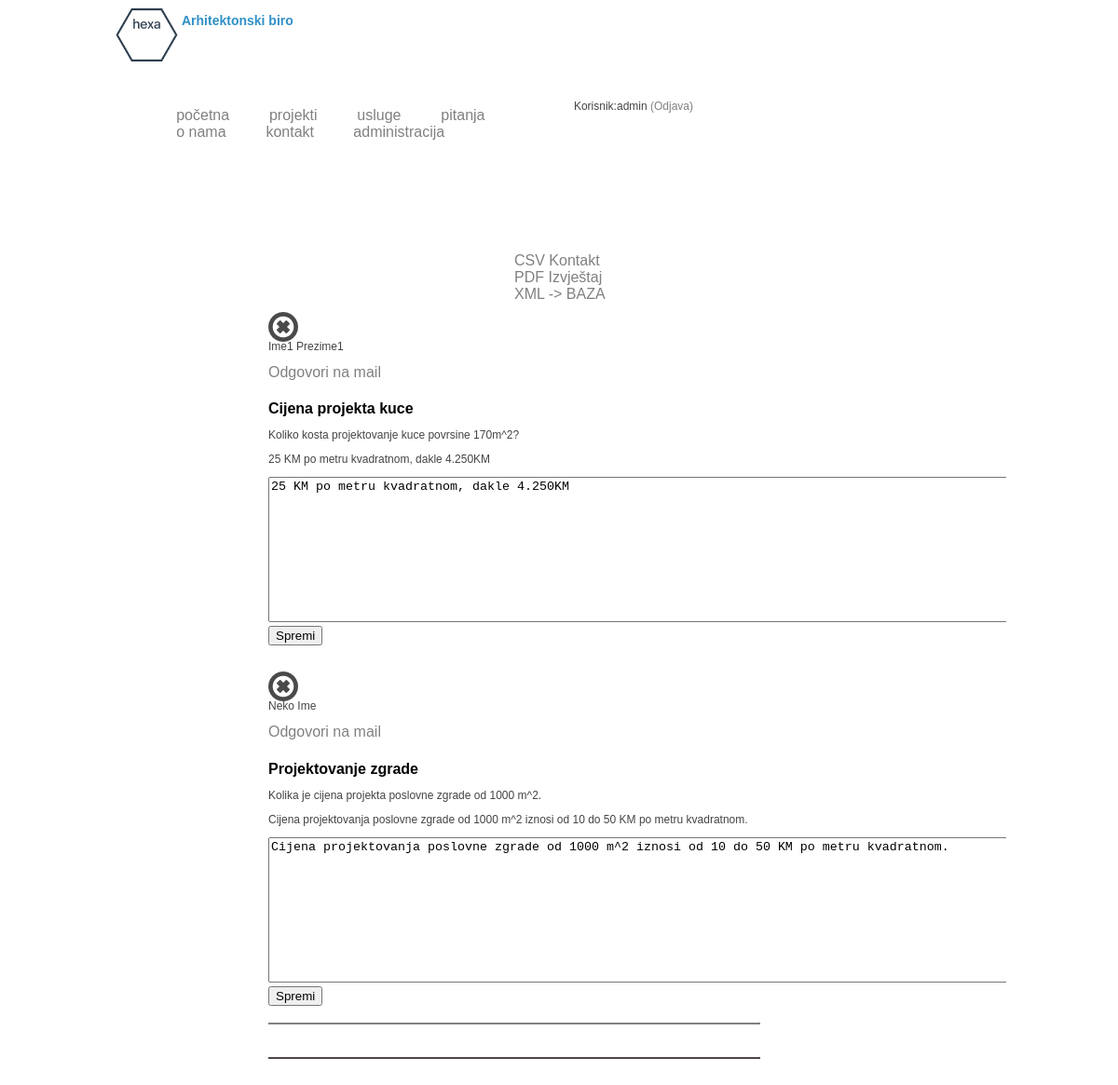
The app's page /admin.php (signed in) with its own data.
### tables this page shows
CREATE TABLE `pitanja` (
  `id` int(11) NOT NULL,
  `ime` varchar(64) NOT NULL,
  `email` varchar(255) NOT NULL,
  `tema` varchar(100) NOT NULL,
  `pitanje` varchar(1000) NOT NULL,
  `odgovor` varchar(1000) DEFAULT NULL
);

### baza.php (called while the page is built, shortened)
<?php
    $host = 'localhost';
	$db_name = 'arhbirobaza';
	$user = 'wtspirala';
	$password= '123456';
    $db = new PDO('mysql:host='.$host.'; dbname='.$db_name.'; charset=utf8',$user,$password);
    function procitaj($table_name, $polja) {
        global $db;
        $query = 'SELECT ';
        foreach ($polja as $val) {
            $query .= $val.', ';
        }
        $query = rtrim($query,', ');
        $query .= ' FROM '.$table_name.';';
        $upit = $db->prepare($query);
        $upit->execute();
        return $upit->fetchAll();
    }
?>

### admin.php (the view, shortened to what this page needs)
<?php
	include 'utility.php';
    require 'baza.php';
    $table_pitanja = 'pitanja';
    $citaj_sve = array('' => '*' );
    $rezultat_pitanja = procitaj($table_pitanja,$citaj_sve);
?>
<!DOCTYPE html>
<html>
    <head>
        <link rel="stylesheet" href="stil.css">
    </head>
    <body>
      <div class="naslov">
            <a href="index.php"><img id="logo_img" src="logo.png"></a>
            <h3 id="logo_text">Arhitektonski biro</h3>
      </div>
      <div class="wrap_main">
            <div class = "korisnici">
            <p>
                <?php
                    if(!isset($_SESSION['user'])) {
                        echo '<a href="login.php"> Prijava</a>';
                    } else {
                        echo 'Korisnik:<a>' .$_SESSION["user"].'</a>';
                        echo '<a href="logout.php"> (Odjava)</a>';
                    }
                ?>
            </p>
          </div>
        <div class="meni">
            <ul>
                <li><a href="index.php"/>početna</li>
                <li><a href="projekti.php"/>projekti</li>
                <li><a href="usluge.php"/>usluge</li>
                <li><a href="pitanja.php"/>pitanja</li>
                <li><a href="about.php"/>o nama</li>
                <li><a href="kontakt.php"/>kontakt</a></li>
                <?php
                   if(isset($_SESSION['admin'])) {
                    if($_SESSION['admin'] == true ) {
                        echo '<li><a href="admin.php"/>administracija</a></li>';
                    }
                }
                ?>
            </ul>
        </div>
        <div id="sadrzaj">
            <div class = "admin_panel">
    	       <a href="admin.php?generisi=true&tip=csv">CSV Kontakt</a><br>
    	       <a href="admin.php?generisi=true&tip=pdf">PDF Izvještaj</a><br>
               <a href="admin.php?spremiubazu=true">XML -&gt BAZA</a>
               <div class="admin_pitanja">
               <div class="wrap_pitanja">
                    <?php
                        foreach ($rezultat_pitanja as $pitanje) {
                            echo '<div class="wrap_pitanje">';
                            echo '<div class="edit_icons">';
                            echo '<a href="remove_post.php?id='.$pitanje['id'].'"><img id="kontrola" src="./ikone/remove.png"></img></a>';
                            echo '</div>';
                            echo '<br>';
                            echo '<div class="info">';
                            echo '<p>'.$pitanje['ime'].'</p>';
                            echo '<a href="mailto:'.$pitanje['email'].'?Subject='.$pitanje['tema'].' target="_top">Odgovori na mail</a>';
                            echo '</div>';
                            echo '<div class="naslov">';
                            echo '<h4>'.$pitanje['tema'].'</h4>';
                            echo '</div>';
                            echo '<div class="pitanje">';
                            echo '<p>'.$pitanje['pitanje'].'</p>';
                            echo '</div>';
                            echo '<div class="odgovor">';
                            echo '<p>'.$pitanje['odgovor'].'</p>';
                            echo '</div>';
                            echo '<form action="spremi_odgovor.php" method="post">';
                            echo '<textarea maxlength=100 cols="100" rows="10" name="tekstodgovora">';
                            echo $pitanje['odgovor'];
                            echo '</textarea>';
                            echo '<input type="submit" value="Spremi">';
                            echo '</form>';
                            echo '<br>';
                        }
                    ?>
               </div>
               </div>
            </div>
        </div>
    </div>
    </body>
</html>

### stil.css (style rules this page uses)
body { width:100%; background-color:white; margin:0 auto; height:auto; }
p,h1, h2, h3,h4, a, input,table, td { font-family:"Lucida Sans Unicode", "Lucida Grande", sans-serif; }
p { color:#444444; font-size:9pt; }
img { max-width:100%; max-height:100%; }
h3 { font-size:0.875em; font-weight:bold; }
#logo_img { max-width:75px; max-height:75px; float:left; margin-left:10%; }
#logo_text { height:100%; vertical-align:text-bottom; color:#3090C7; }
.naslov { width:100%; height:75px; display:inline-block; }
.wrap_main { width:80%; margin:20px auto; height:auto; overflow:hidden; display:block; }
.meni { padding: 10px; width:100%; min-height:50px; margin:auto; margin-top:10px; }
ul { width:100%; margin: auto; }
li { display:inline-block; margin-left:2%; margin-right:2%; }
a { width:100px; text-decoration:none; }
a:link { color:gray; }
#kontrola { max-width: 32px; max-height: 32px; float: left; }
.edit_icons { position: absolute; display: inline; margin-bottom: 0px; }
.wrap_pitanja { width:50%; margin:0 auto; min-height:800px; border-bottom:2px solid #4C4646; }
.wrap_pitanje { margin-top:10px; border-bottom:1px solid gray; }
.wrap_pitanje .naslov { height:25px; }
img { cursor:pointer; }
.korisnici { margin-right: 35%; float: right; }
.admin_panel { margin: 0; margin-top: 10%; margin-bottom: 3%; margin-left: 45%; display: block; }
.admin_pitanja { margin-left:-100%; }

### records on screen
pitanja: ime "Ime1 Prezime1", tema "Cijena projekta kuce", pitanje "Koliko kosta projektovanje kuce povrsine 170m^2?", odgovor "25 KM po metru kvadratnom, dakle 4.250KM", tekstodgovora "25 KM po metru kvadratnom, dakle 4.250KM"
pitanja: ime "Neko Ime", tema "Projektovanje zgrade", pitanje "Kolika je cijena projekta poslovne zgrade od 1000 m^2.", odgovor "Cijena projektovanja poslovne zgrade od 1000 m^2 iznosi od 10 do 50 KM po metru kvadratnom.", tekstodgovora "Cijena projektovanja poslovne zgrade od 1000 m^2 iznosi od 10 do 50 KM po metru kvadratnom."

### other values on screen
$_SESSION["user"] "admin"
